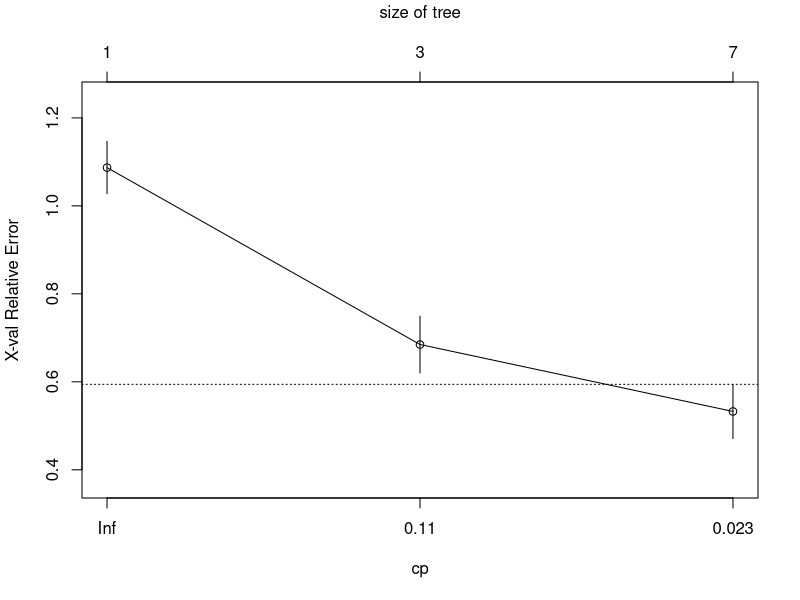
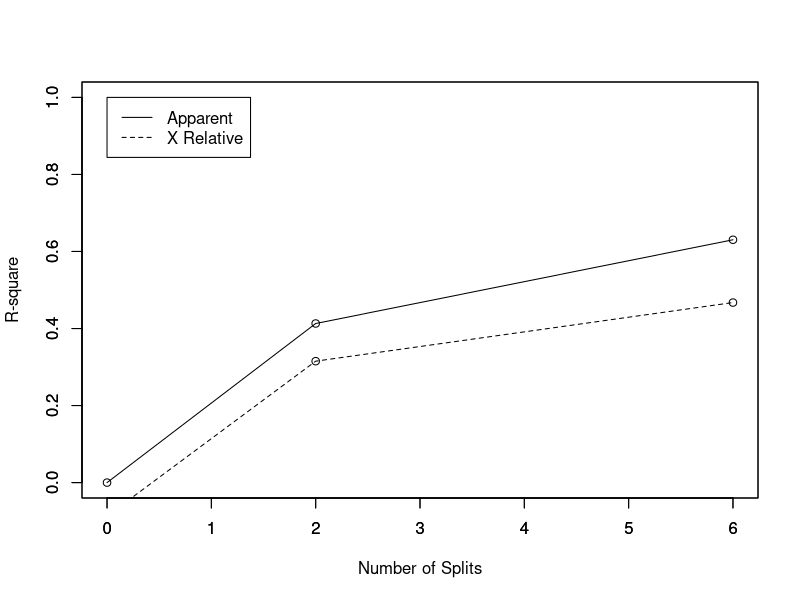
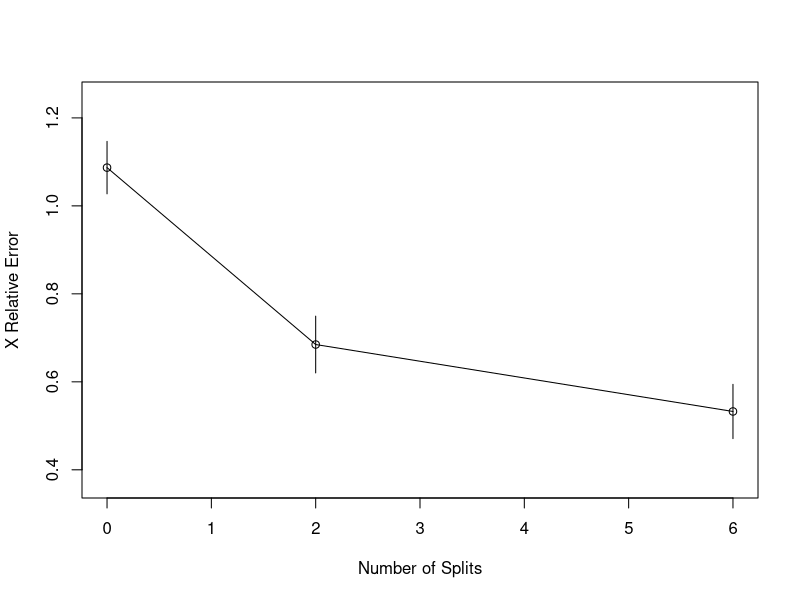
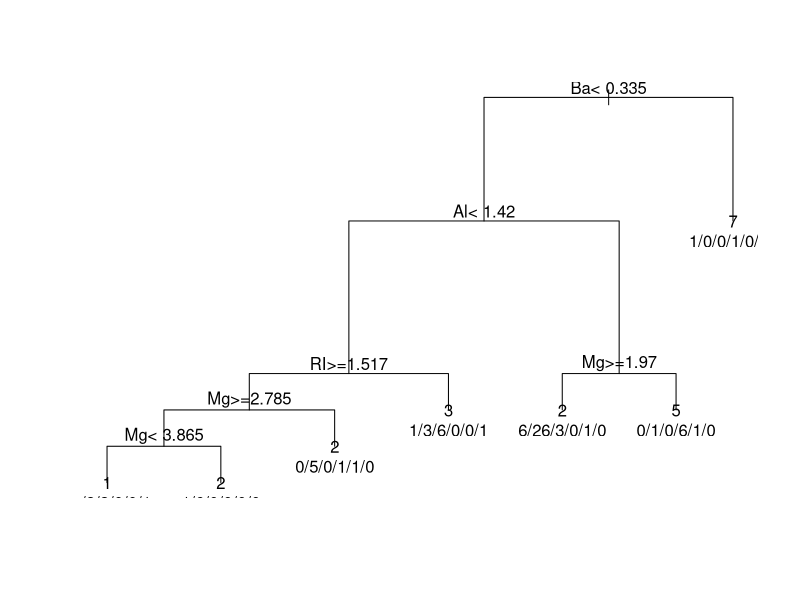
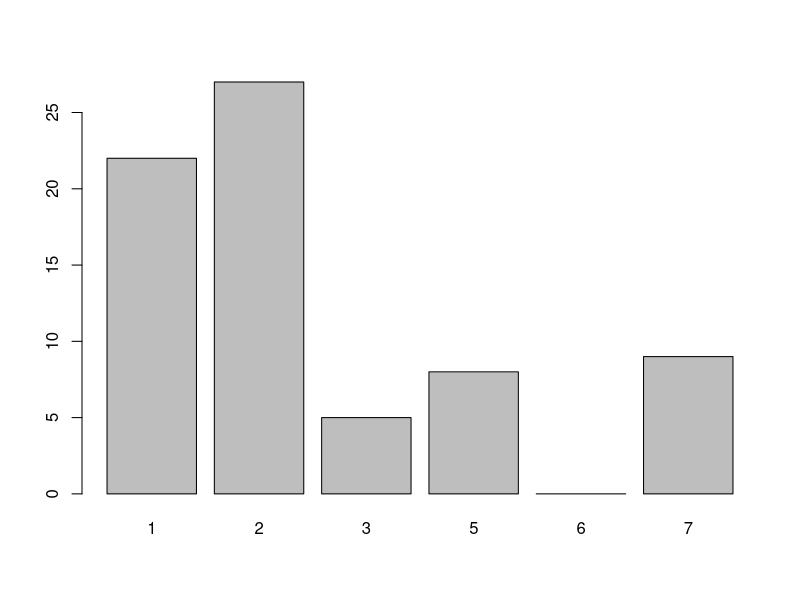

The R source for these figures, in order:
library(e1071)
library(rpart)

install.packages("mlbench")
library(mlbench)
data(Glass, package="mlbench")
index <-1:nrow(Glass)
testindex <- sample(index, trunc(length(index)/3))
testset <- Glass[testindex,]
trainset <- Glass[-testindex,]
rpart.model <- rpart(Type ~ ., data = trainset)
rpart.pred <- predict(rpart.model, testset[,-10], type = "class")
printcp(rpart.model)
plotcp(rpart.model)

rsq.rpart(rpart.model)
print(rpart.model)

plot(rpart.model,compress=TRUE)
text(rpart.model, use.n=TRUE)
plot(rpart.pred)